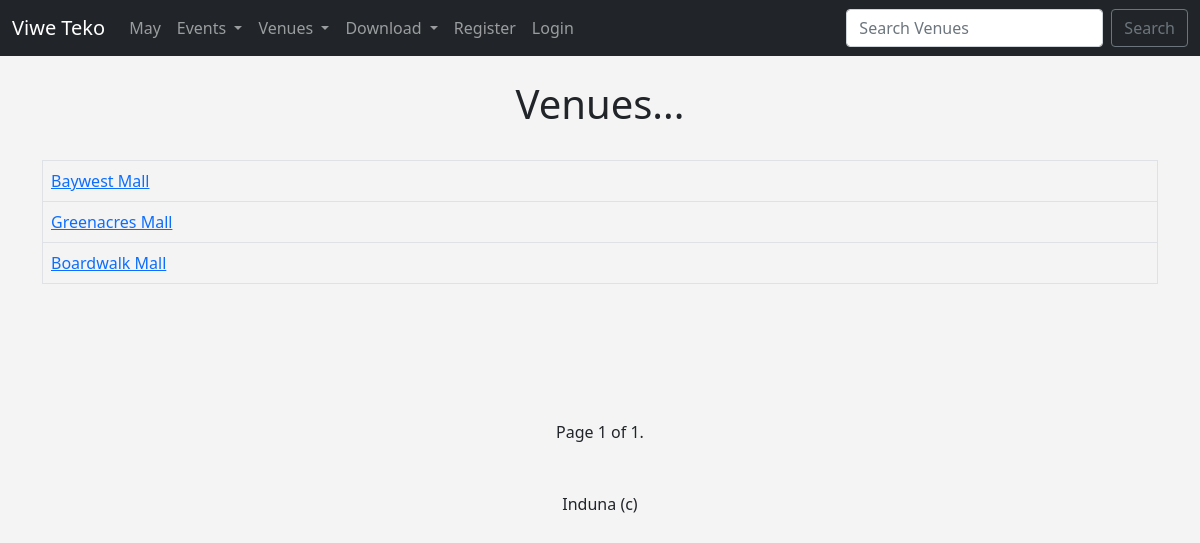
Before: /list_venues/ with the older database file.
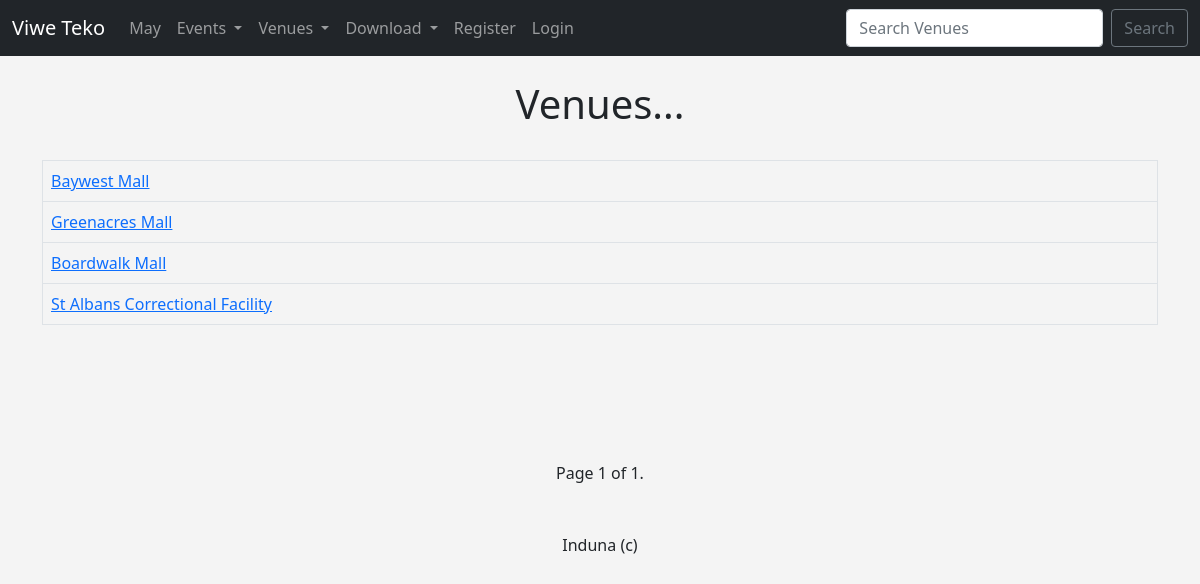
After: the same page with the newer database file.
### events/models.py (models this page shows, shortened)
class Venue(models.Model):
    name = models.CharField('Venue Name', max_length=100)
    address = models.CharField(max_length=300)
    city = models.CharField(max_length=100)
    phone = models.CharField('Phone Number', max_length=10)
    zip_code = models.CharField('Zip Code', max_length=10, blank=True)
    web = models.URLField('Website address', blank=True)
    email = models.EmailField('Email', blank=True)
    owner = models.IntegerField('Venue Owner', blank=False, default=1)
    venue_image = models.ImageField(null=True, blank=True, upload_to='images/')

### events/views.py (the view)
# urls.py: path('list_venues/', views.list_venues, name="list-venues"),
def list_venues(request):
    venue_list = Venue.objects.all()
    p = Paginator(Venue.objects.all(), 10)
    page = request.GET.get('page')
    venue_page = p.get_page(page)
    return render(request, 'events/venue.html',
    {'venue_list': venue_list,
    'venue_page': venue_page})

### events/templates/events/venue.html (shortened to what this page needs)
{% extends 'events/base.html' %}
{% block content %}
<center>
<h1>Venues...</h1>
<br/>
<table class='table table-striped-hover table-bordered'>
{% for venue in venue_page %}
    <tr>
        <td>
            <a href="{% url 'show-venue' venue.id %}">
                {{ venue.name }}</a>
        </td>
    </tr>
{% endfor %}
</table>
<br/><br/><br/><br/><br/>
Page {{ venue_page.number }} of {{ venue_page.paginator.num_pages }}.
<br/><br/><br/>
Induna (c) {{ current }}
</center>
{% endblock %}

Changed rows visible on the page:
added Venue: name "St Albans Correctional Facility"
